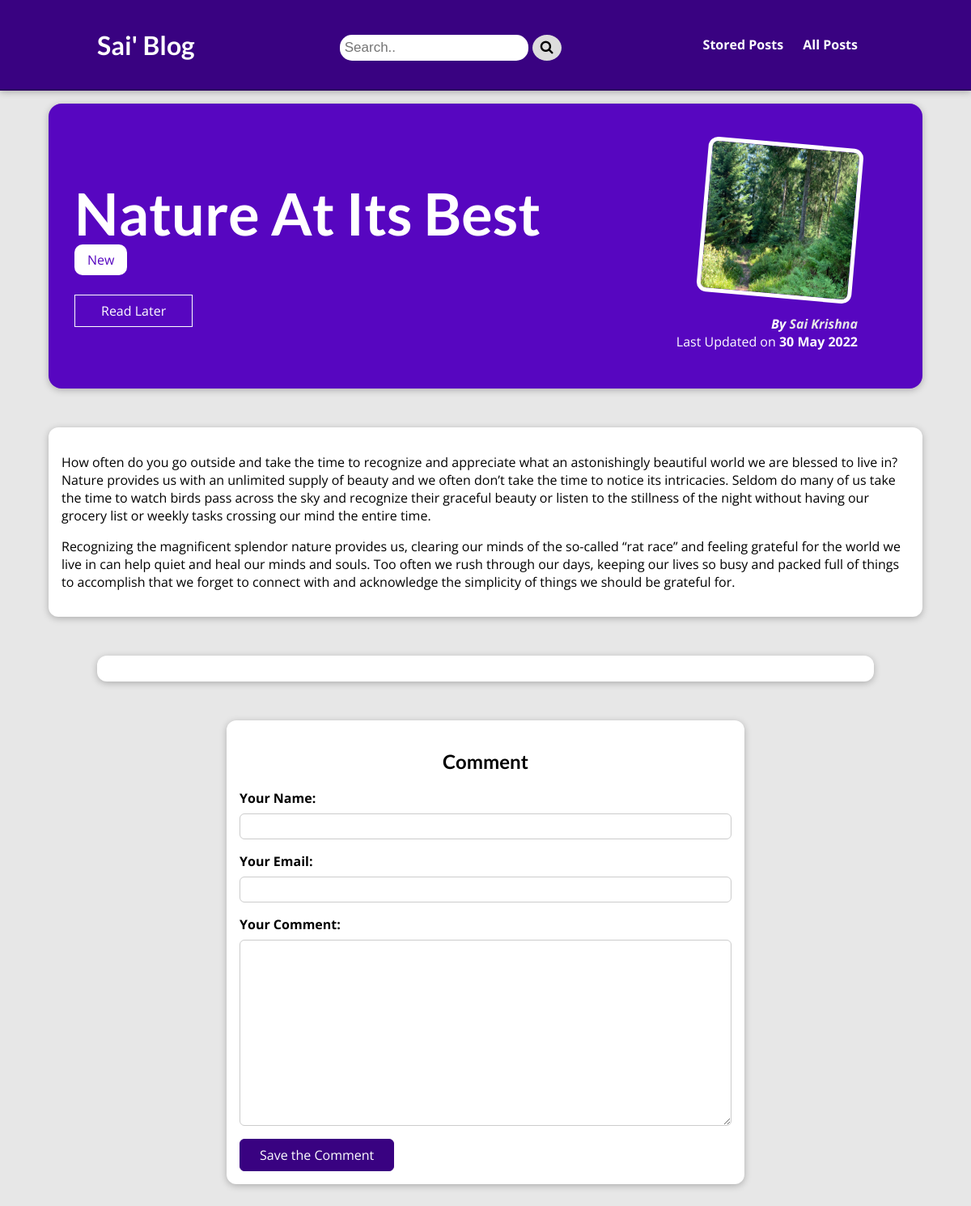
The app's page /posts/into-the-woods with its own data.
### myapp/models.py (models this page shows, shortened)
class Post(models.Model):
    title = models.CharField(max_length=100)
    excerpt = models.CharField(max_length=200)
    image = models.ImageField(upload_to = "posts", null=True)
    date = models.DateField(auto_now=True)
    slug = models.SlugField(unique=True, db_index=True)
    content = models.TextField(validators = [MinLengthValidator(10)])
    author = models.ForeignKey(Author, on_delete=models.SET_NULL, null=True, related_name='posts')  # dont delete complete post
    tags = models.ManyToManyField(Tag)

class Tag(models.Model):
    caption = models.CharField(max_length=20)

class Author(models.Model):
    first_name = models.CharField(max_length=50)
    last_name = models.CharField(max_length=50)
    email = models.EmailField(unique=True)
    def __str__(self) -> str:
        return f"{self.first_name} {self.last_name}"

### myapp/views.py (the view, shortened to what this page needs)
# urls.py: path("posts/<slug:slug>", views.SinglePostView.as_view(), name="single-post-page") , # /posts/my-first-post
class SinglePostView(View):
    def is_stored_posts(self, request, post_id):
        stored_posts = request.session.get("stored_posts")
        if stored_posts is not None:
            is_saved_for_later = post_id in stored_posts
        else:
            is_saved_for_later = False
        return is_saved_for_later
    def get(self, request, slug):
        post = Post.objects.get(slug=slug)
        context={
            "post":post,
            "post_tags":post.tags.all(),
            "comment_form":CommentForm(),
            "comments": post.comments.all().order_by("-id"),
            "saved_for_later": self.is_stored_posts(request, post.id)
        }
        return render(request, 'myapp/post-detail.html', context )

### myapp/forms.py
class CommentForm(forms.ModelForm):
    class Meta:
        model = Comment
        exclude = ['post']
        labels = {
            "user_name":"Your Name",
            "user_email": "Your Email",
            "text": "Your Comment"
        }

### myapp/templates/myapp/post-detail.html (shortened to what this page needs)
{% extends 'base.html' %}
{% load static %}
{% block css_files %}
    <link rel="stylesheet" href="{% static 'myapp/post-detail.css' %}" />
{% endblock %}
{% block content %}
    <section id="summary">
        <h2>{{post.title}}</h2>
        <div id="tags">
            {% for tag in post_tags %}
            <span class="tag">{{tag.caption}}</span>
            {%endfor%}
        </div>
        <div id = "read-later">
            <form action="{% url 'read-later' %}" method="POST">
                <button>
                    {% if saved_for_later %}
                    Remove from "Read Later" List
                    {% else %}
                    Read Later
                    {% endif %}
                </button>
            </form>
        </div>
        <article>
            <img src="{{post.image.url}}" alt="{{post.title}}">
            <address>By <a href="mailto:{{post.author.email}}}">{{post.author}}</a></address>
            <div>
                Last Updated on <time>{{post.date|date:"d M Y"}}</time>
            </div>
        </article>
    </section>
    <main>
        {{post.content|linebreaks}}
    </main>
    <section id="comments" >
    </section>
    <section id = "comment-form">
        <h2>Comment</h2>
        <form action="{% url 'single-post-page' post.slug %}" method="POST">
            {% for form_field in comment_form %}
            <div class="form-control {% if form_field.errors %}invalid{% endif %}">
                {{ form_field.label_tag }}
                {{ form_field }}
            </div>
            {% endfor %}
            <button>Save the Comment</button>
        </form>
    </section>
{% endblock %}

### static/app.css (style rules this page uses)
* { box-sizing: border-box; }
html { font-family: 'Open Sans', 'Lato', sans-serif; }
body { margin: 0; }
h1, h2, h3 { font-family: 'Lato', sans-serif; font-weight: bold; }

### myapp/static/myapp/post-detail.css (style rules this page uses)
body { background-color: #e7e7e7; }
#summary { margin: 8rem auto 3rem auto; padding: 2rem; width: 90%; max-width: 90rem; border-radius: 16px; background-color: #5706c0; position: relative; box-shadow: 0 2px 8px rgba(0, 0, 0, 0.25); height: 22rem; }
#summary h2 { color: white; font-size: 4.5rem; margin-bottom: 0.25rem; }
#summary address { font-weight: bold; }
#summary a { color: #e7e7e7; text-decoration: none; }
#summary article { position: absolute; top: 2rem; right: 3rem; padding: 1rem 2rem; border-radius: 12px; text-align: right; color: white; }
#summary article img { width: 12rem; height: 12rem; border-radius: 12px; transform: rotateZ(5deg); border: 5px solid white; margin-bottom: 1rem; }
#summary time { font-weight: bold; }
#read-later { margin: 2rem 0; }
#read-later button { background-color: transparent; border: 1px solid white; padding: 0.5rem 2rem; font: inherit; color: white; }
main { width: 90%; max-width: 90rem; margin: 3rem auto; background-color: white; padding: 1rem; border-radius: 12px; box-shadow: 0 2px 8px rgba(0, 0, 0, 0.25); }
.tag { background-color: white; color: #5706c0; padding: 0.5rem 1rem; border-radius: 10px; }
#comment-form { margin: 3rem auto; width: 90%; max-width: 40rem; border-radius: 12px; background-color: white; box-shadow: 0 2px 8px rgba(0, 0, 0, 0.25); padding: 1rem; }
#comment-form h2 { text-align: center; }
#comment-form button { font: inherit; background-color: #390281; color: white; border: 1px solid #390281; padding: 0.5rem 1.5rem; border-radius: 6px; cursor: pointer; }
.form-control { margin-bottom: 1rem; }
.form-control label { font-weight: bold; margin-bottom: 0.5rem; display: block; }
.form-control input, .form-control textarea { display: block; width: 100%; font: inherit; padding: 0.25rem; border-radius: 6px; border: 1px solid #ccc; }
#comments { margin: 3rem auto; width: 90%; max-width: 60rem; border-radius: 12px; background-color: white; box-shadow: 0 2px 8px rgba(0, 0, 0, 0.25); padding: 1rem 2rem; }

### records on screen
Post: title "Nature At Its Best", image (picture), author "Sai Krishna", date "30 May 2022", content "How often do you go outside and take the time to recognize and appreciate what an astonishingly beautiful world we are blessed to live in? Nature provides us with an unlimited supply of beauty and we often don’t take the time to notice its intricacies. Seldom do many of us take the time to watch birds pass across the sky and recognize their graceful beauty or listen to the stillness of the night without having our grocery list or weekly tasks crossing our mind the entire time. Recognizing the magnificent splendor nature provides us, clearing our minds of the so-called “rat race” and feeling grateful for the world we live in can help quiet and heal our minds and souls. Too often we rush…"
Tag: caption "New"
